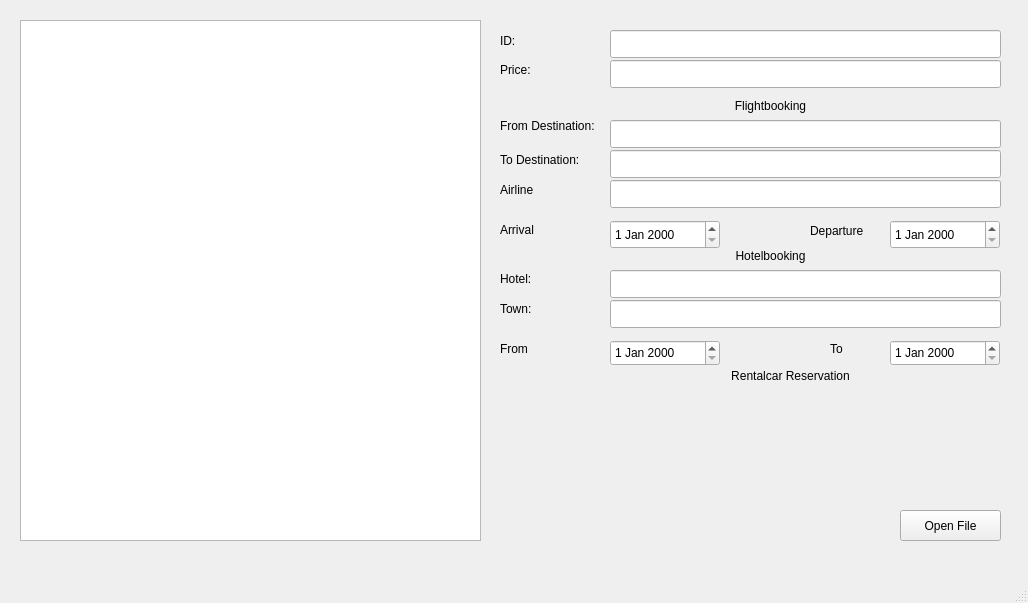
<?xml version="1.0" encoding="UTF-8"?>
<ui version="4.0">
 <class>MainWindow</class>
 <widget class="QMainWindow" name="MainWindow">
  <property name="geometry">
   <rect>
    <x>0</x>
    <y>0</y>
    <width>1028</width>
    <height>603</height>
   </rect>
  </property>
  <property name="windowTitle">
   <string>MainWindow</string>
  </property>
  <widget class="QWidget" name="centralwidget">
   <widget class="QPushButton" name="buttonOpenFile">
    <property name="geometry">
     <rect>
      <x>900</x>
      <y>510</y>
      <width>101</width>
      <height>31</height>
     </rect>
    </property>
    <property name="text">
     <string>Open File</string>
    </property>
   </widget>
   <widget class="QListWidget" name="listWidgetBookings">
    <property name="geometry">
     <rect>
      <x>20</x>
      <y>20</y>
      <width>461</width>
      <height>521</height>
     </rect>
    </property>
   </widget>
   <widget class="QLabel" name="labelDontModify1">
    <property name="geometry">
     <rect>
      <x>710</x>
      <y>90</y>
      <width>121</width>
      <height>31</height>
     </rect>
    </property>
    <property name="font">
     <font>
      <pointsize>9</pointsize>
     </font>
    </property>
    <property name="text">
     <string>Flightbooking</string>
    </property>
    <property name="alignment">
     <set>Qt::AlignCenter</set>
    </property>
   </widget>
   <widget class="QLabel" name="labelDontModify2">
    <property name="geometry">
     <rect>
      <x>710</x>
      <y>360</y>
      <width>161</width>
      <height>31</height>
     </rect>
    </property>
    <property name="font">
     <font>
      <pointsize>9</pointsize>
     </font>
    </property>
    <property name="text">
     <string>Rentalcar Reservation</string>
    </property>
    <property name="alignment">
     <set>Qt::AlignCenter</set>
    </property>
   </widget>
   <widget class="QLabel" name="labelDontModify3">
    <property name="geometry">
     <rect>
      <x>710</x>
      <y>240</y>
      <width>121</width>
      <height>31</height>
     </rect>
    </property>
    <property name="font">
     <font>
      <pointsize>9</pointsize>
     </font>
    </property>
    <property name="text">
     <string>Hotelbooking</string>
    </property>
    <property name="alignment">
     <set>Qt::AlignCenter</set>
    </property>
   </widget>
   <widget class="QLabel" name="labelId">
    <property name="geometry">
     <rect>
      <x>500</x>
      <y>30</y>
      <width>51</width>
      <height>21</height>
     </rect>
    </property>
    <property name="text">
     <string>ID:</string>
    </property>
   </widget>
   <widget class="QLineEdit" name="lineEditId">
    <property name="geometry">
     <rect>
      <x>610</x>
      <y>30</y>
      <width>391</width>
      <height>28</height>
     </rect>
    </property>
   </widget>
   <widget class="QLabel" name="labelPrice">
    <property name="geometry">
     <rect>
      <x>500</x>
      <y>60</y>
      <width>63</width>
      <height>20</height>
     </rect>
    </property>
    <property name="text">
     <string>Price:</string>
    </property>
   </widget>
   <widget class="QLineEdit" name="lineEditPrice">
    <property name="geometry">
     <rect>
      <x>610</x>
      <y>60</y>
      <width>391</width>
      <height>28</height>
     </rect>
    </property>
   </widget>
   <widget class="QLabel" name="labelFromDestination">
    <property name="geometry">
     <rect>
      <x>500</x>
      <y>110</y>
      <width>121</width>
      <height>31</height>
     </rect>
    </property>
    <property name="text">
     <string>From Destination:</string>
    </property>
   </widget>
   <widget class="QLabel" name="labelToDestination">
    <property name="geometry">
     <rect>
      <x>500</x>
      <y>150</y>
      <width>121</width>
      <height>20</height>
     </rect>
    </property>
    <property name="text">
     <string>To Destination:</string>
    </property>
   </widget>
   <widget class="QLabel" name="labelAirline">
    <property name="geometry">
     <rect>
      <x>500</x>
      <y>180</y>
      <width>121</width>
      <height>20</height>
     </rect>
    </property>
    <property name="text">
     <string>Airline</string>
    </property>
   </widget>
   <widget class="QLineEdit" name="lineEditFromDestination">
    <property name="geometry">
     <rect>
      <x>610</x>
      <y>120</y>
      <width>391</width>
      <height>28</height>
     </rect>
    </property>
   </widget>
   <widget class="QLineEdit" name="lineEditToDestination">
    <property name="geometry">
     <rect>
      <x>610</x>
      <y>150</y>
      <width>391</width>
      <height>28</height>
     </rect>
    </property>
   </widget>
   <widget class="QLineEdit" name="lineEditAirline">
    <property name="geometry">
     <rect>
      <x>610</x>
      <y>180</y>
      <width>391</width>
      <height>28</height>
     </rect>
    </property>
   </widget>
   <widget class="QLabel" name="labelFlightArrival">
    <property name="geometry">
     <rect>
      <x>500</x>
      <y>220</y>
      <width>63</width>
      <height>20</height>
     </rect>
    </property>
    <property name="text">
     <string>Arrival</string>
    </property>
   </widget>
   <widget class="QLabel" name="labelFlightDeparture">
    <property name="geometry">
     <rect>
      <x>810</x>
      <y>220</y>
      <width>71</width>
      <height>21</height>
     </rect>
    </property>
    <property name="text">
     <string>Departure</string>
    </property>
   </widget>
   <widget class="QDateEdit" name="dateEditFlightArrival">
    <property name="geometry">
     <rect>
      <x>610</x>
      <y>220</y>
      <width>110</width>
      <height>29</height>
     </rect>
    </property>
   </widget>
   <widget class="QDateEdit" name="dateEditFlightDeparture">
    <property name="geometry">
     <rect>
      <x>890</x>
      <y>220</y>
      <width>110</width>
      <height>29</height>
     </rect>
    </property>
   </widget>
   <widget class="QDateEdit" name="dateEditHotelTo">
    <property name="geometry">
     <rect>
      <x>890</x>
      <y>340</y>
      <width>110</width>
      <height>26</height>
     </rect>
    </property>
   </widget>
   <widget class="QDateEdit" name="dateEditHotelFrom">
    <property name="geometry">
     <rect>
      <x>610</x>
      <y>340</y>
      <width>110</width>
      <height>26</height>
     </rect>
    </property>
   </widget>
   <widget class="QLabel" name="labelHotelName">
    <property name="geometry">
     <rect>
      <x>500</x>
      <y>270</y>
      <width>54</width>
      <height>17</height>
     </rect>
    </property>
    <property name="text">
     <string>Hotel:</string>
    </property>
   </widget>
   <widget class="QLabel" name="labelHotelTo">
    <property name="geometry">
     <rect>
      <x>830</x>
      <y>340</y>
      <width>54</width>
      <height>17</height>
     </rect>
    </property>
    <property name="text">
     <string>To</string>
    </property>
   </widget>
   <widget class="QLabel" name="labelHotelFrom">
    <property name="geometry">
     <rect>
      <x>500</x>
      <y>340</y>
      <width>54</width>
      <height>17</height>
     </rect>
    </property>
    <property name="text">
     <string>From</string>
    </property>
   </widget>
   <widget class="QLabel" name="labelHotelTown">
    <property name="geometry">
     <rect>
      <x>500</x>
      <y>300</y>
      <width>54</width>
      <height>17</height>
     </rect>
    </property>
    <property name="text">
     <string>Town:</string>
    </property>
   </widget>
   <widget class="QLineEdit" name="lineEditHotelName">
    <property name="geometry">
     <rect>
      <x>610</x>
      <y>270</y>
      <width>391</width>
      <height>28</height>
     </rect>
    </property>
   </widget>
   <widget class="QLineEdit" name="lineEditHotelTown">
    <property name="geometry">
     <rect>
      <x>610</x>
      <y>300</y>
      <width>391</width>
      <height>28</height>
     </rect>
    </property>
   </widget>
  </widget>
  <widget class="QMenuBar" name="menubar">
   <property name="geometry">
    <rect>
     <x>0</x>
     <y>0</y>
     <width>1028</width>
     <height>22</height>
    </rect>
   </property>
  </widget>
  <widget class="QStatusBar" name="statusbar"/>
 </widget>
 <resources/>
 <connections/>
</ui>
